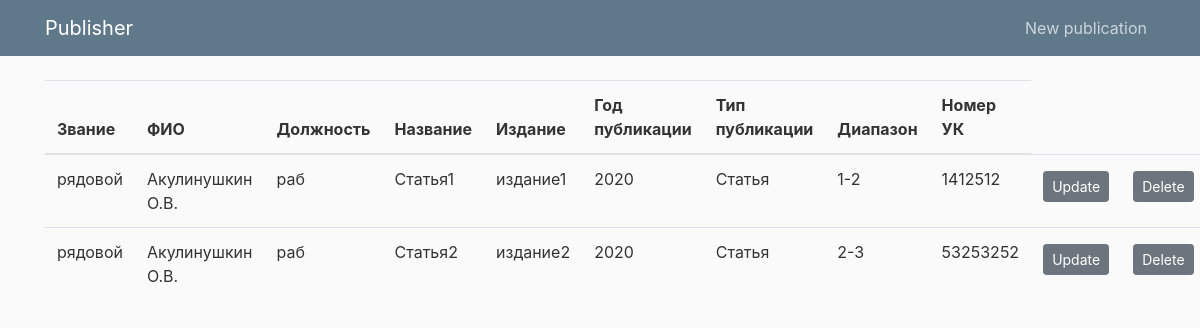
Before: /all_publications/ with the older database file.
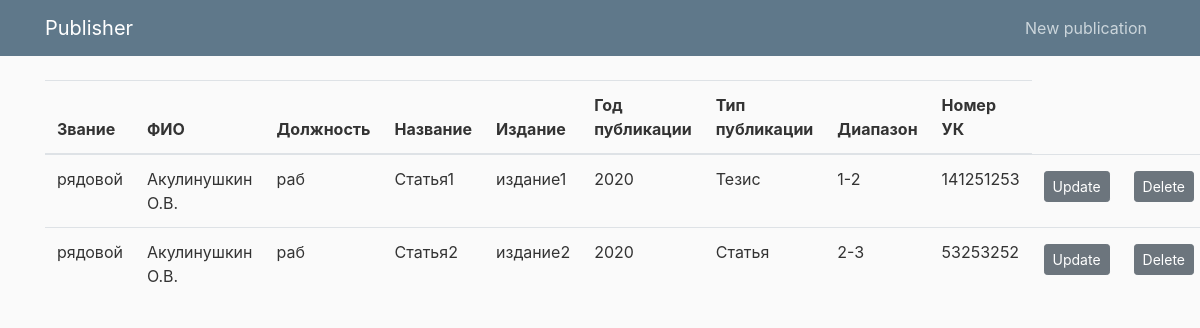
After: the same page with the newer database file.
### publications_table/models.py (models this page shows, shortened)
class Publication(models.Model):
    TYPES_OF_PUBLICATIONS = (
        ('Тезис', 'Тезис'),
        ('Статья', 'Статья',)
    )
    authors = models.ManyToManyField(Author, verbose_name="авторы")
    title = models.CharField(max_length=256, verbose_name="название статьи", null=False, )
    type_of_publication = models.CharField(max_length=255, verbose_name="тип публикации",
                                           choices=TYPES_OF_PUBLICATIONS, )
    edition = models.CharField(max_length=255, verbose_name="издание", null=False)
    published_year = models.PositiveIntegerField(validators=
                                                 [MaxValueValidator(datetime.now().year),
                                                  MinValueValidator(1921)], verbose_name="год публикации",
                                                 null=False)
    range = models.CharField(max_length=255, verbose_name='диапазон', null=False)
    uk_number = models.IntegerField(verbose_name='номер УК', null=False)
    objects = models.Manager()
    class Meta:
        ordering = ('-published_year',)

### publications_table/views.py (the view)
# urls.py: path('all_publications/', show_all_publications, name='all'),
def show_all_publications(request):
    publications = Publication.objects.all()
    context = {
        'publications': publications
    }
    return render(request, "publications_table/all_publications.html", context)

### publications_table/models.py (called while the page is built)
    def get_initials(self):
        initials = self.surname + ' ' + self.name[:1] + '.' + self.patronymic[:1] + '.'
        return initials

### publications_table/templates/publications_table/all_publications.html
{% extends "publications_table/main.html" %}
{% load crispy_forms_tags %}
{% block content %}
<body>
<table class="table">
  <thead>
    <tr>
      <th scope="col">Звание</th>
      <th scope="col">ФИО</th>
      <th scope="col">Должность</th>
      <th scope="col">Название</th>
      <th scope="col">Издание</th>
      <th scope="col">Год публикации</th>
      <th scope="col">Тип публикации</th>
      <th scope="col">Диапазон</th>
      <th scope="col">Номер УК</th>
    </tr>
  </thead>
  <tbody>
  {% if publications %}
    {% for publication in publications%}
      <tr>
          {% for author in publication.authors.all %}
            <td>{{author.military_rank}}</td>
            <td>{{author.get_initials}}</td>
            <td>{{author.work_position}}</td>
          {% endfor %}
        <td>{{publication.title}}</td>
        <td>{{publication.edition}}</td>
        <td>{{publication.published_year}}</td>
        <td>{{publication.type_of_publication}}</td>
        <td>{{publication.range}}</td>
        <td>{{publication.uk_number}}</td>
        <td><a class="btn btn-secondary btn-sm mt-1 mb-1" href="{% url 'publication-update' publication.id %}">Update</a></td>
        <td><a class="btn btn-secondary btn-sm mt-1 mb-1" href="{% url 'publication-delete' publication.id %}">Delete</a></td>
      </tr>
    {% endfor %}
  {% endif %}
  </tbody>
</table>
</body>
{% endblock content %}

Changed rows visible on the page:
changed Publication "Статья1": type_of_publication "Статья" → "Тезис"; uk_number "1412512" → "141251253"
